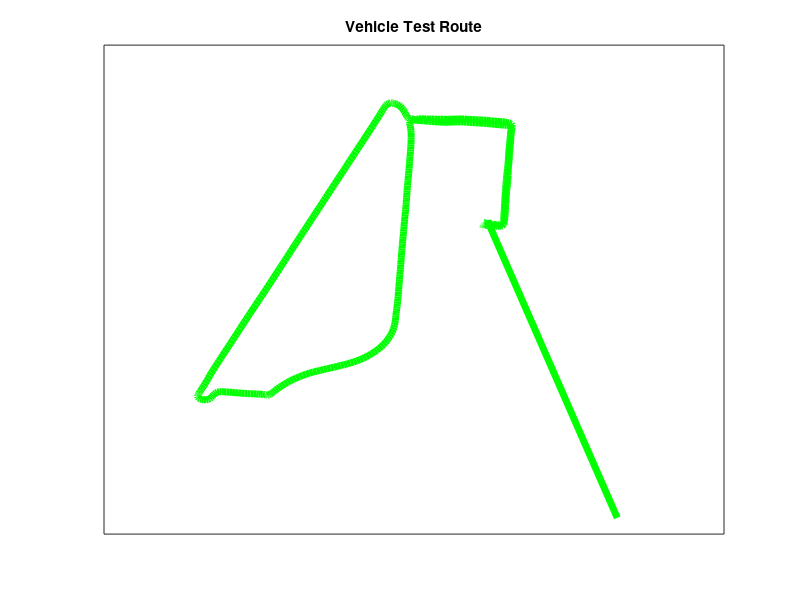

Reproduce this figure in MATLAB. (Note: this script raises an error after producing the figure.)
data = dlmread("SIDDataFullRouteRun3.csv",',');
time = data(:,1)/1000;
%dt not perfectly uniform, roughly 30ms... averaging
diff = zeros(length(time)-1,1);
for i =1:length(time)-1
  diff(i) =(time(i+1) - time(i));
end
dt = mean(diff);
%gps wasn't initialized until sample 34...
data(1:33,2) = data(34,2);
data(1:33,3) = data(34,3);

lat = data(:,2)*pi/180;%convert to radians
lon = data(:,3)*pi/180;
R = 6371*10^3; %radius of earth
x = R.*cos(lat).*cos(lon);
y = R.*cos(lat).*sin(lon);

%plotting out the route for reference
figure(1);
plot(x,y,'linewidth',5,'color','g')
title("Vehicle Test Route")
xticks([]);
yticks([]);

%computing distance traveled
distance = zeros(length(time),1);
for i=2:1:length(time)
  %using original lat,lon... rad conversion done in earthdist function
  pastPos = [data(i-1,3),data(i-1,2)];
  currentPos = [data(i,3),data(i,2)];
  distance(i) = distance(i-1) + earthDistance(pastPos,currentPos);
end

%setting up acceleration & velocity from gps
%GPS MODULE REPORTS AT ROUGHLY 1HZ... HAVE TO INTERPOLATE POSITIONS TO SMOOTH OUT REPEAT READINGS
interpolated = zeros(length(distance),1);
current = distance(1);
index = 1;
for i = 1:length(distance)%find dissimilar gps readings... interpolate between them
  if(distance(i) ~= current)
   interpolated(i) = distance(i);
   current = distance(i); 
  end
end
timeAdj = time(2:length(time));%keep initial entries
intAdj = interpolated(2:length(time));
idx = find(interpolated ~= 0);
interpolated = interp1(time(idx),interpolated(idx),time,'spline');
idx = find(isnan(interpolated));
interpolated(idx) = 0;%first several datapoints can't be interpolated...
%last datapoints are zeroed out too...
interpolated(22155:length(interpolated)) = interpolated(22154);
gpsVel = deriv(interpolated,dt);
gpsVel = smooth(gpsVel,40);
gpsAccel = deriv(gpsVel,dt);
%STRUGGLING TO GET GOOD GPS DISTANCE & VELOCITY... LEAVING IT FOR NOW

rpm = smooth(data(:,5),40);
wheelVel = smooth(data(:,4),40)/3.6;%meters per second

figure(2)
ax = plotyy(time,rpm,time,wheelVel);
ylabel (ax(1), "Engine Speed (RPM)");
ylabel (ax(2), "Road Speed (m/s)");
xlabel("Time (sec)")

wheelRad = 0.36195; %radius of wheels in meters

%checking out gear ratios
wVec = 1:0.1:5;
rpmdt = rpm - mean(rpm);
zdt = (wheelVel*1000/60) - mean(wheelVel)*1000/60;
X = [ones(length(time),1), rpm];
[xf,zf,rtc] = RFT(time,wVec,X,wheelVel*1000/60,0.956);
%converting wheelVel to m/s...

figure(3)
subplot(2,1,1)
plot(time,rtc);
subplot(2,1,2)
plot(time,data(:,6));

%figure(4)
wheelAcc = deriv(wheelVel,dt);
%wheelAcc = smooth(wheelAcc,10);
plot(time,wheelAcc);

ratioList = zeros(length(time),1);
%inserting manufacturer specified gear ratios...
for i = 10:length(ratioList)
  switch (data(i,6))
    case (1)
      ratio = 2.48*1.211*3.538;
    case (2)
      ratio = 1.48*1.211*3.538;
    case (3)
      ratio = 1.0*1.211*3.538;
    case (4)
      ratio = 0.728*1.211*3.538;
    otherwise%use previous gear ratio if in between..
      ratio = ratioList(i-1);
  end
    ratioList(i) = ratio;
end

%TEST OLS!!!
Z = wheelAcc;
X = [ones(length(wheelAcc),1), rpm, wheelVel, ratioList];
coeffs = OLS(X,Z);
figure(69)
plot(time,Z,time,X*coeffs);
legend("Numerical Acceleration","OLS Acceleration");
r2 = (coeffs.'*X.'*Z - length(Z)*mean(Z)^2)/(Z.'*Z - length(Z)*mean(Z)^2);
xlabel("Time (sec)")
ylabel("Acceleration (m/s^2)")

%now working with OBD data...
OBD = load("Run3OBDDataThrottle.csv");
OBDt = OBD(:,1)-41470 - 90;%just time shifting data...
throttle = OBD(:,2)./100;%as decimal rather than percent
OBDRPM = smooth(OBD(:,3),10);
figure(4)
plot(OBDt,OBDRPM);
hold on
plot(time,rpm);

%space throttle data out better with interpolation...
diff = zeros(length(OBDt)-1,1);
for i =1:length(OBDt)-1
  diff(i) =(OBDt(i+1) - OBDt(i));
end
OBDdt = mean(diff);%horrific sampling time of 1.33 seconds
step = round(OBDdt/dt);
interpolated = zeros(length(time),1);
current = throttle(1);
index = 1;
for i = 1:length(throttle)%put slow throttle readings at correct times...
  [d, ix] = min(abs(OBDt(i)-time));%find closest time matchup
  interpolated(ix) = throttle(i);
end
idx = find(interpolated ~= 0);
interpolated = interp1(time(idx),interpolated(idx),time,'spline');
idx = find(isnan(interpolated));
interpolated(idx) = 0;%first several datapoints can't be interpolated...

startIDX = 5500;%setting up interval of interest...
endIDX =10000;
figure(5)
title("Shortened Route Traveled")
plot(x(startIDX:endIDX),y(startIDX:endIDX));
driveData.throttle = interpolated(startIDX:endIDX);
driveData.dt = dt;
driveData.time = time(startIDX:endIDX);
driveData.GPSposition = distance(startIDX:endIDX); %for gps distance
distance = cumtrapz(dt,wheelVel);%or for wheel velocity based distance
driveData.position = distance(startIDX:endIDX);
driveData.velocity = wheelVel(startIDX:endIDX);
driveData.acceleration = wheelAcc(startIDX:endIDX);
driveData.gearRatio = ratioList(startIDX:endIDX);
driveData.RPM = rpm(startIDX:endIDX);
save("DriveData.mat", 'driveData');%save drivedata struct to work with later..